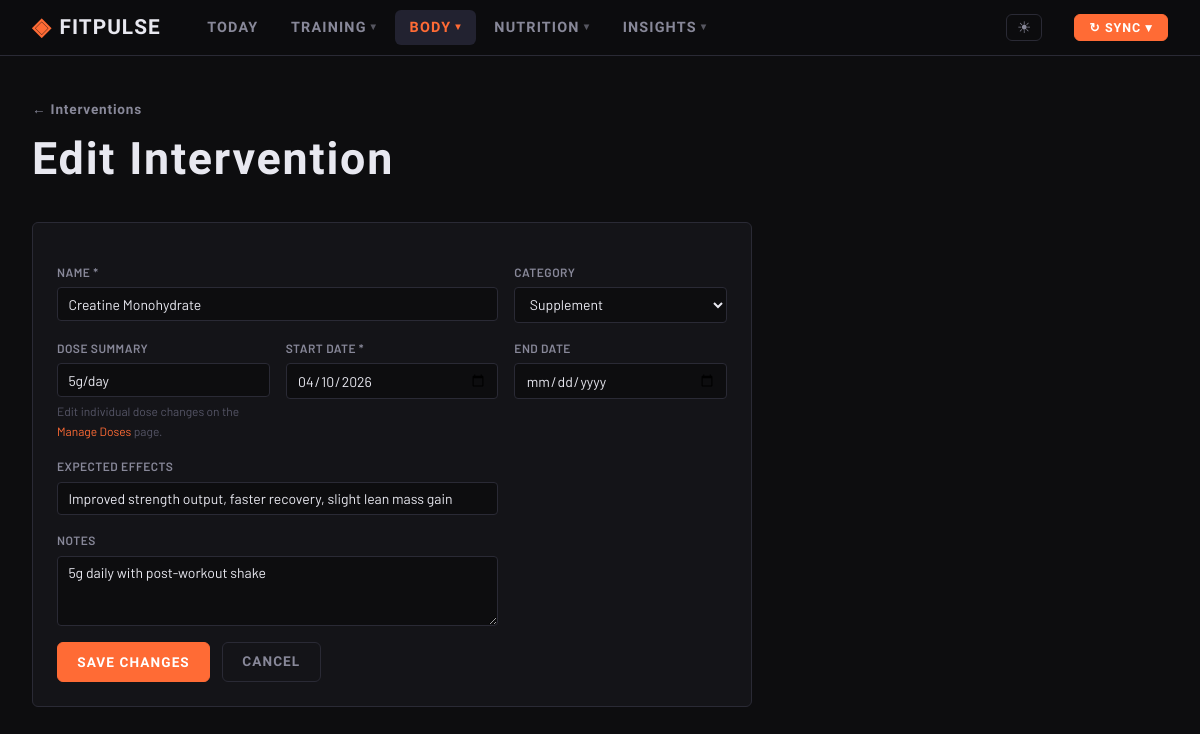
/interventions/2/edit/, run on the app's committed database.
### workouts/models.py (models this page shows, shortened)
class Intervention(models.Model):
    CATEGORY_CHOICES = [
        ("medication", "Medication"),
        ("supplement", "Supplement"),
        ("hormone", "Hormone"),
        ("lifestyle", "Lifestyle"),
        ("surgery", "Surgery"),
        ("other", "Other"),
    ]
    name = models.CharField(max_length=200)
    category = models.CharField(max_length=20, choices=CATEGORY_CHOICES)
    start_date = models.DateField(db_index=True)
    end_date = models.DateField(null=True, blank=True, db_index=True)
    notes = models.TextField(blank=True)
    expected_effects = models.TextField(blank=True)
    created_at = models.DateTimeField(auto_now_add=True)
    updated_at = models.DateTimeField(auto_now=True)
    class Meta:
        ordering = ["-start_date"]
    @property
    def dose_summary(self):
        doses = list(self.dose_changes.order_by("start_date"))
        if not doses:
            return ""
        if len(doses) == 1:
            return doses[0].dose
        return " → ".join(d.dose for d in doses)

class DoseChange(models.Model):
    intervention = models.ForeignKey(
        "Intervention", on_delete=models.CASCADE, related_name="dose_changes"
    )
    dose = models.CharField(max_length=100)
    start_date = models.DateField(db_index=True)
    end_date = models.DateField(null=True, blank=True, db_index=True)
    notes = models.TextField(blank=True)
    created_at = models.DateTimeField(auto_now_add=True)
    class Meta:
        ordering = ["start_date"]
        constraints = [
            models.UniqueConstraint(
                fields=["intervention", "start_date"],
                name="unique_dose_change_per_intervention_date",
            ),
        ]

### workouts/views.py (the view, shortened to what this page needs)
# urls.py: path("interventions/<int:pk>/edit/", intervention_edit, name="intervention_edit"),
def intervention_edit(request, pk):
    iv = get_object_or_404(Intervention, pk=pk)
    return render(request, "workouts/intervention_edit.html", {
        "iv": iv,
        "category_choices": Intervention.CATEGORY_CHOICES,
    })

### workouts/templatetags/workout_filters.py (called while the page is built)
@register.simple_tag
def last_synced():
    from workouts.models import CachedWorkout
    result = CachedWorkout.objects.aggregate(Max('synced_at'))
    return result.get('synced_at__max')

### templates/workouts/intervention_edit.html (shortened to what this page needs)
{% extends "base.html" %}
{% load workout_filters %}
{% block nav_body_group %}active{% endblock %}
{% block content %}
<div class="page-header">
  <a href="{% url 'interventions' %}" class="back-link">← Interventions</a>
  <h1 class="page-title">Edit Intervention</h1>
</div>
<div class="add-form-card" style="max-width:720px">
  <form method="post">
    <div class="add-form-grid">
      <div class="form-group" style="grid-column:span 2">
        <label class="form-label">Name *</label>
        <input name="name" class="form-input" value="{{ iv.name }}" required>
      </div>
      <div class="form-group">
        <label class="form-label">Category</label>
        <select name="category" class="form-select">
          {% for val, label in category_choices %}
          <option value="{{ val }}" {% if iv.category == val %}selected{% endif %}>{{ label }}</option>
          {% endfor %}
        </select>
      </div>
      <div class="form-group">
        <label class="form-label">Dose Summary</label>
        <input class="form-input" value="{{ iv.dose_summary }}" disabled title="Manage doses via the detail page">
        <small style="color:var(--text-dim);font-size:0.75rem">Edit individual dose changes on the <a href="{% url 'intervention_detail' iv.pk %}">Manage Doses</a> page.</small>
      </div>
      <div class="form-group">
        <label class="form-label">Start Date *</label>
        <input name="start_date" type="date" class="form-input" value="{{ iv.start_date|date:'Y-m-d' }}" required>
      </div>
      <div class="form-group">
        <label class="form-label">End Date</label>
        <input name="end_date" type="date" class="form-input" value="{{ iv.end_date|date:'Y-m-d' }}">
      </div>
      <div class="form-group" style="grid-column:span 2">
        <label class="form-label">Expected Effects</label>
        <input name="expected_effects" class="form-input" value="{{ iv.expected_effects }}">
      </div>
      <div class="form-group" style="grid-column:span 2">
        <label class="form-label">Notes</label>
        <textarea name="notes" class="form-textarea">{{ iv.notes }}</textarea>
      </div>
    </div>
    <div style="margin-top:1rem;display:flex;gap:0.75rem">
      <button type="submit" class="btn btn-accent">Save Changes</button>
      <a href="{% url 'interventions' %}" class="btn btn-ghost">Cancel</a>
    </div>
  </form>
</div>
{% endblock %}

### static/css/main.css (style rules this page uses)
:root { --bg: #0d0d0f; --bg-card: #141418; --bg-raised: #222230; --bg-hover: #2c2c3c; --border: #2a2a35; --border-accent: #3a3a48; --text: #e8e8f0; --text-muted: #888899; --text-dim: #555566; --accent: #FF6B35; --accent-alt: #00D1FF; --accent-green: #B4FF39; --accent-red: #FF3B5C; --nav-bg: rgba(13, 13, 15, 0.85); --nav-h: 56px; --r: 6px; }
*, *::before, *::after { box-sizing: border-box; margin: 0; padding: 0; }
html { font-size: 16px; }
body { background: var(--bg); color: var(--text); font-family: 'Barlow', sans-serif; font-size: 0.95rem; line-height: 1.6; min-height: 100vh; }
a { color: var(--accent); text-decoration: none; }
.page-header { margin-bottom: 2.5rem; }
.page-title { font-family: 'Barlow Condensed', sans-serif; font-size: 2.8rem; font-weight: 800; letter-spacing: 0.04em; line-height: 1; background: linear-gradient(135deg, var(--text) 60%, var(--accent)); -webkit-background-clip: text; -webkit-text-fill-color: transparent; background-clip: text; }
.back-link { display: inline-block; margin-bottom: 1rem; font-family: 'Barlow Condensed', sans-serif; font-size: 0.85rem; font-weight: 600; letter-spacing: 0.06em; color: var(--text-muted); text-decoration: none; }
.btn { display: inline-flex; align-items: center; gap: 0.4rem; padding: 0.5rem 1.2rem; font-family: 'Barlow Condensed', sans-serif; font-size: 0.85rem; font-weight: 700; letter-spacing: 0.08em; text-transform: uppercase; border-radius: var(--r); border: 1px solid transparent; cursor: pointer; text-decoration: none; transition: all 0.15s; }
.btn-accent { background: var(--accent); color: #fff; border-color: var(--accent); }
.btn-ghost { background: transparent; color: var(--text-muted); border-color: var(--border); }
:root { --cat-medication: #ff35da; --cat-supplement: #B4FF39; --cat-hormone: #A78BFA; --cat-lifestyle: #00D1FF; --cat-surgery: #FF8A65; --cat-other: #888899; }
.add-form-card { background: var(--bg-card); border: 1px solid var(--border); border-radius: var(--r); padding: 1.5rem; margin-bottom: 1.5rem; }
.add-form-grid { display: grid; grid-template-columns: repeat(auto-fill, minmax(200px, 1fr)); gap: 1rem; margin-top: 1rem; }
.form-group { display: flex; flex-direction: column; gap: 0.3rem; }
.form-label { font-size: 0.75rem; font-weight: 600; color: var(--text-muted); letter-spacing: 0.04em; text-transform: uppercase; }
.form-input, .form-select, .form-textarea { background: var(--bg); color: var(--text); border: 1px solid var(--border); border-radius: 4px; padding: 0.45rem 0.65rem; font-family: 'Barlow', sans-serif; font-size: 0.875rem; outline: none; transition: border-color 0.15s; }
.form-textarea { resize: vertical; min-height: 70px; }
.form-group { display: flex; flex-direction: column; gap: 0.35rem; }

### data on the page
Intervention: name "Creatine Monohydrate", category "Supplement", dose_summary "5g/day", start_date "04/10/2026", expected_effects "Improved strength output, faster recovery, slight lean mass gain", notes "5g daily with post-workout shake"
